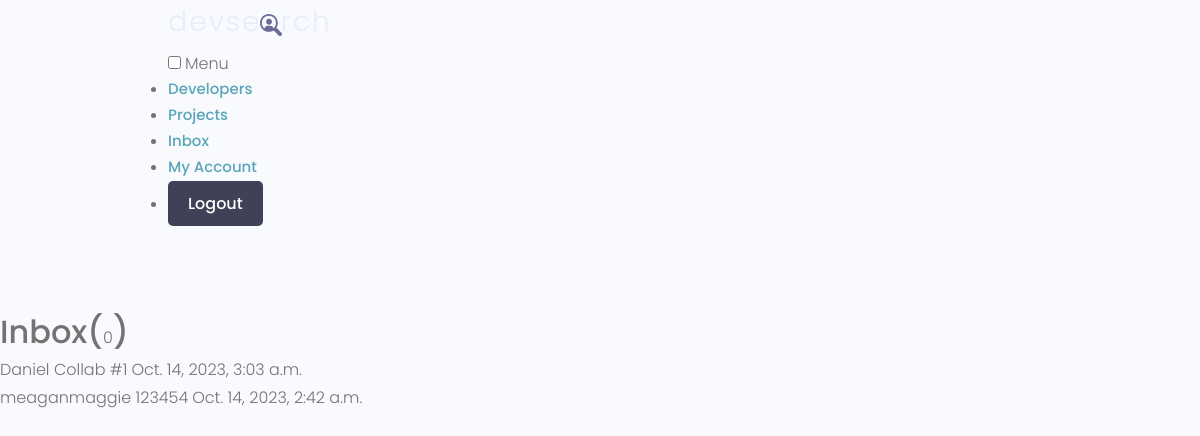
Page /profile/inbox/ (signed in) on the committed database.
### users/models.py (models this page shows, shortened)
class Message(models.Model):
    sender = models.ForeignKey(Profile, on_delete=models.SET_NULL, null=True, blank=True)
    recipient = models.ForeignKey(Profile, on_delete=models.SET_NULL, null=True, blank=True, related_name="messages")
    name = models.CharField(max_length=200, null=True, blank=True)
    email = models.EmailField(max_length=200, null=True, blank=True)
    subject = models.CharField(max_length=200, null=True, blank=True)
    body = models.TextField()
    is_read = models.BooleanField(default=False, null=True)
    created = models.DateTimeField(auto_now_add=True)
    id = models.UUIDField(default=uuid.uuid4, unique=True, primary_key=True, editable=False)
    class Meta:
        ordering = ["is_read", "-created"]

class Profile(models.Model):
    user = models.OneToOneField(User, on_delete=models.CASCADE, null=True, blank=True)
    name = models.CharField(max_length=200, blank=False, null=False)
    email = models.EmailField(max_length=500, blank=False, null=False)
    username = models.CharField(max_length=200, blank=False, null=False)
    location = models.CharField(max_length=200, blank=True, null=True)
    short_intro = models.CharField(max_length=200, blank=True, null=True)
    bio = models.TextField(blank=True, null=True)
    profile_image = models.ImageField(null=True, blank=True, upload_to='profiles/', default='profiles/user-default.png')
    social_github = models.CharField(max_length=200, blank=True, null=True)
    social_twitter = models.CharField(max_length=200, blank=True, null=True)
    social_linkedin = models.CharField(max_length=200, blank=True, null=True)
    social_youtube = models.CharField(max_length=200, blank=True, null=True)
    social_website = models.CharField(max_length=200, blank=True, null=True)
    created = models.DateTimeField(auto_now_add=True)
    id = models.UUIDField(default=uuid.uuid4, unique=True,
                          primary_key=True, editable=False)
    def __str__(self):
        return str(self.username)
    class Meta:
        ordering = ["-created"]

### users/views.py (the view)
# urls.py: path("inbox/", views.messageInbox, name="inbox"),
@login_required(login_url=login)
def messageInbox(request):
    profile = request.user.profile
    inbox = Message.objects.filter(recipient=profile)
    context = {
        "inbox": inbox,
        "unread": sum(not message.is_read for message in inbox)
    }
    return render(request, 'users/inbox.html', context)

### users/templates/users/inbox.html (shortened to what this page needs)
{% extends 'main.html' %}
{% block content %}
  <main class="inbox my-xl">
    <div class="content-box">
      <h3 class="inbox__title">Inbox(<span>{{unread}}</span>)</h3>
      <ul class="messages">
        {% if inbox %}
        {% for message in inbox %}
        <li class="message
        ">
          <a href="{% url 'indivMessage' message.id %}">
            <span class="message__author">
              {% if message.sender %}
              {{ message.sender }}
              {% else %}
              {{ message.name }}
              {% endif %}
            </span>
            <span class="message__subject">{{ message.subject }}</span>
            <span class="message__date">{{ message.created }}</span>
          </a>
        </li>
        {% endfor %}
        {% else %}
        <br>
        <p>You have no messages yet.</p>
        <br>
        {% endif %}
      </ul>
    </div>
  </main>
{% endblock %}

### static/uikit/styles/modules/_variables.css (style rules this page uses)
:root { --color-main: #5aa5b9; --color-main-light: #e6faff; --color-sub: #3f4156; --color-sub-light: #51546e; --color-sub-lighter: #ededfd; --color-text: #737373; --color-gray: #8b8b8b; --color-light: #e5e7eb; --color-light-gray: #767676; --color-bg: #f8fafd; --color-white: #fffefd; --color-white-light: #f3f3f3; --color-success: #359e64; --color-success-bg: #def8e8; --color-error: #fc4b0b; --color-error-bg: #fff2ee; --font-base: 'Poppins', arial, helvetica, 'Segoe UI', roboto, ubuntu, sans-serif; --font-monospace: 'Fira Code', 'Courier New', courier, monospace; --font-regular: 300; --font-medium: 500; --font-bold: 700; --generic-shadow: 1px 1px 5px #00000010; --generic-transition: all 0.3s ease-in-out; }

### static/uikit/styles/modules/_base.css (style rules this page uses)
* { margin: 0; padding: 0; box-sizing: border-box; text-rendering: optimizeLegibility; color: inherit; font-size: inherit; }
html { font-size: 50%; }
@media only screen and (min-width: 480px) { html { font-size: 56.25%; } }
@media only screen and (min-width: 1200px) { html { font-size: 62.5%; } }
body { line-height: 1.6; font-weight: 400; font-size: 1.5rem; color: var(--color-text); background-color: var(--color-bg); min-height: 100vh; }

### static/uikit/styles/modules/_typography.css (style rules this page uses)
* { font-family: var(--font-base); }
h3 { font-size: 3.2rem; font-weight: var(--font-medium); }
p, span, strong { font-size: 1.6rem; color: var(--color-text); font-weight: var(--font-regular); }
a { padding-bottom: 2px; text-decoration: none; display: inline-block; color: var(--color-main); font-weight: var(--font-medium); }

### static/uikit/styles/modules/_utilities.css (style rules this page uses)
.my-xl { margin: 8rem auto; }

### rows in the picture
Message: name "Daniel", subject "Collab #1", created "Oct. 14, 2023, 3:03 a.m."
Message: sender "meaganmaggie", subject "123454", created "Oct. 14, 2023, 2:42 a.m."

### other values in the picture
{{ unread }} "0"
